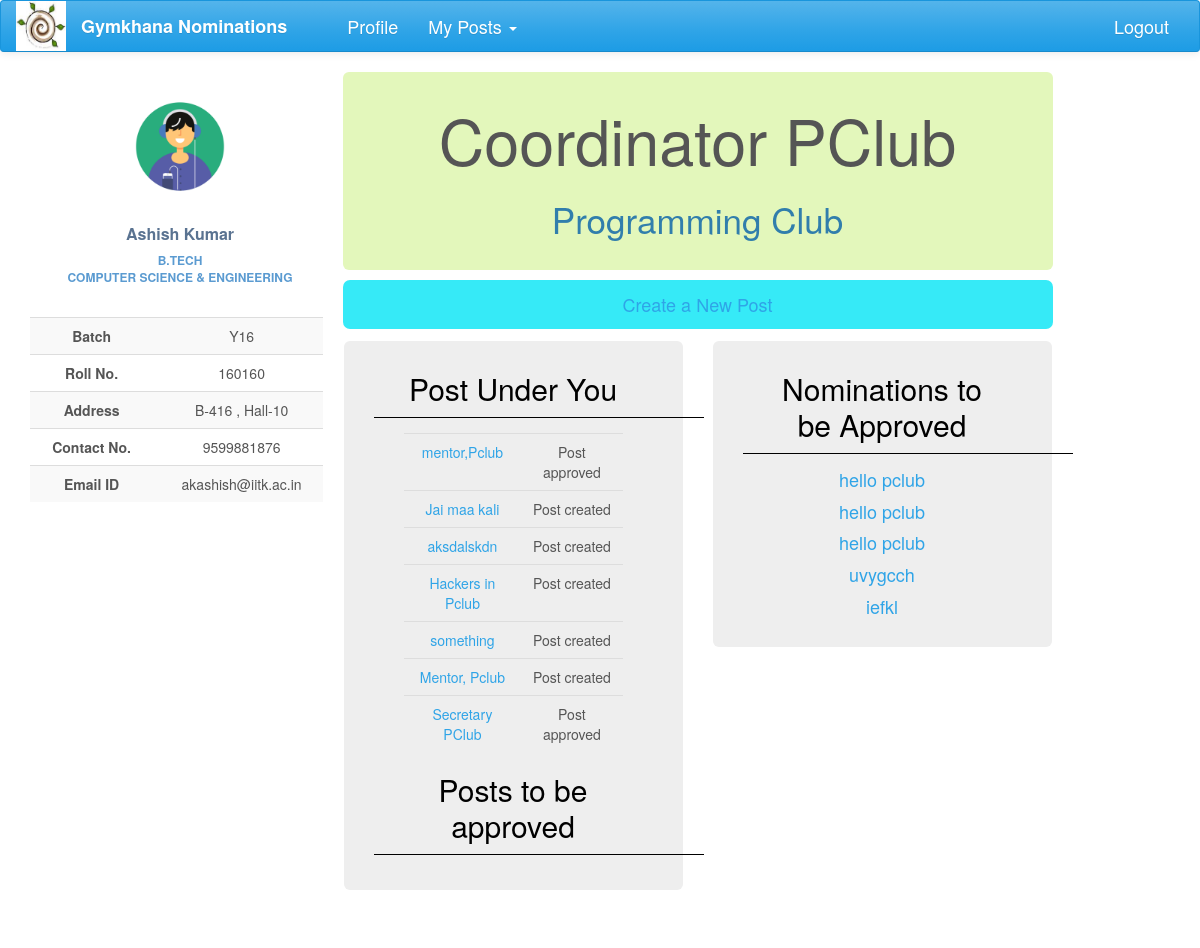
The page /nominations/post/18/ (signed in) on the database as committed earlier.
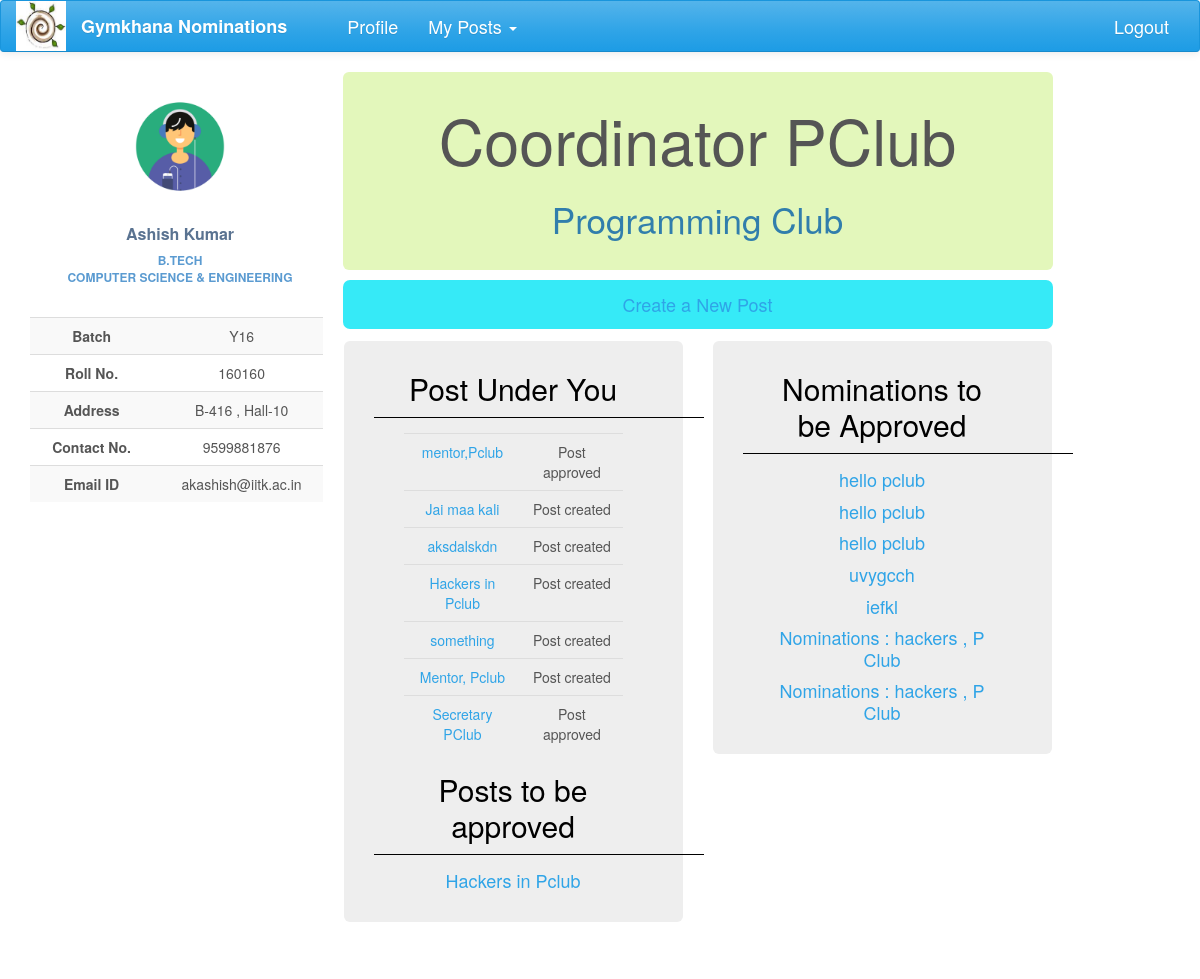
The same page on the database as committed later.
### nomi/models.py (models this page shows, shortened)
class Post(models.Model):
    post_name = models.CharField(max_length=500, null=True)
    club = models.ForeignKey(Club, on_delete=models.CASCADE, null=True, blank=True)
    parent = models.ForeignKey('self', on_delete=models.CASCADE, null=True, blank=True)
    post_holders = models.ManyToManyField(User, blank=True)
    post_approvals = models.ManyToManyField('self', related_name='approvals', symmetrical=False, blank=True)
    status = models.CharField(max_length=50, choices=POST_STATUS, default='Post created')
    perms = models.CharField(max_length=200, choices=POST_PERMS, default='normal')
    class Meta:
        permissions = (("can approve the post", "can approve the post"),
                       ("can send nominations to users", "can send nominations to users"))

class Nomination(models.Model):
    name = models.CharField(max_length=200)
    description = models.TextField(max_length=20000, null=True, blank=True)
    brief_desc = models.TextField(max_length=100, null=True, blank=True)
    nomi_post = models.ForeignKey(Post, null=True)
    nomi_form = models.OneToOneField('forms.Questionnaire', null=True, blank=True)
    status = models.CharField(max_length=50, choices=STATUS, default='Nomination created')
    nomi_approvals = models.ManyToManyField(Post, related_name='nomi_approvals', symmetrical=False, blank=True)
    opening_date = models.DateField(null=True, blank=True)
    closing_date = models.DateField(null=True, blank=True, editable=True)
    year_choice = models.CharField(max_length=100, choices=YEAR_1, null=True)
    hall_choice = models.CharField(max_length=100, choices=HALL_1, null=True)
    dept_choice = models.CharField(max_length=100, choices=DEPT_1, null=True)

### nomi/views.py (the view)
# urls.py: url(r'^post/(?P<pk>\d+)/$', views.post_view, name='post_view'),
@login_required
def post_view(request, pk):
    post = Post.objects.get(pk=pk)
    child_posts = Post.objects.filter(parent=post)
    child_posts_reverse = child_posts[::-1]
    post_approvals = Post.objects.filter(post_approvals=post).filter(status='Post created')
    nomi_approvals = Nomination.objects.filter(nomi_approvals=post).filter(status='Nomination created')
    if request.user in post.post_holders.all():
        return render(request, 'post1.html', context={'post': post, 'child_posts': child_posts_reverse,
                                                      'post_approval': post_approvals, 'nomi_approval': nomi_approvals})
    else:
        return render(request, 'no_access.html')

### nomi/global_contexts.py (called while the page is built)
def context(request):
    if request.user.is_authenticated:
        my_profile = UserProfile.objects.get(user=request.user)
        my_posts = Post.objects.filter(post_holders=request.user)
        return {'my_posts':my_posts,'my_profile':my_profile}
    else:
        return {'my_posts': 0, 'my_profile': 0}

### nomi/models.py (called while the page is built)
    def __str__(self):
        return self.club_name

### nomi/templates/post1.html (shortened to what this page needs)
{% extends 'base2.html' %}
{% load staticfiles %}
{% block content %}
            <div class="profile-content">
                <div class="jumbotron jumbotron-post">
                    <div class="jumbotron-title">
                        <h1 style="text-align: center">{{post.post_name}}</h1>
                    </div>
                    <div class="jumbotron-club">
                        <h3 style="font-size: 35px; text-align: center">{{ post.club }}</h3>
                    </div>
                </div>
                <div id="create-post">
                    <p><a href="{% url 'post_create' post.pk %}">Create a New Post</a></p>
                </div>
                <div class="container-fluid">
                    <div class="row">
                        <div class="col-lg-6">
                            <div class="jumbotron jumbotron-child-list">
                                <div>
                                    <h2>Post Under You</h2>
                                    <p><br></p>
                                </div>
                                <div>
                                    <table class="table table-hover">
                                        <tbody>
                                        {% for ch_post in child_posts %}
                                            <tr>
                                                <td style="text-align: center">
                                                    <a href="{% url 'child_post' pk=ch_post.pk %}">
                                                        {{ ch_post.post_name }}</a>
                                                </td>
                                                <td style="text-align: center">{{ch_post.status}}</td>
                                            </tr>
                                        {% endfor %}
                                        </tbody>
                                    </table>
                                </div>
                                <div>
                                    <h2>Posts to be approved</h2>
                                    <p><br></p>
                                </div>
                                <div>
                                    {% for ch_post in post_approval %}
                                        <h4><a href="{% url 'child_post' pk=ch_post.pk %}">{{ ch_post.post_name }}</a></h4>
                                    {% endfor %}
                                </div>
                            </div>
                        </div>
                        <div class="col-lg-6">
                            <div class="jumbotron jumbotron-nomi-list">
                                <div>
                                    <h2>Nominations to be Approved</h2>
                                    <p><br></p>
                                </div>
                                <div>
                                    {% for nomi in nomi_approval %}
                                        <h4><a href="{% url 'nomi_detail' nomi_pk=nomi.pk %}">{{ nomi.name }}</a></h4>
                                    {% endfor %}
                                </div>
                            </div>
                        </div>
                    </div>
                </div>
            </div>
{% endblock %}

Rows that differ between the two databases and show on the page:
now on one of the page's lists (row unchanged): Post: post_name "Hackers in Pclub"
added Nomination: name "Nominations : hackers , P Club"
added Nomination: name "Nominations : hackers , P Club"
